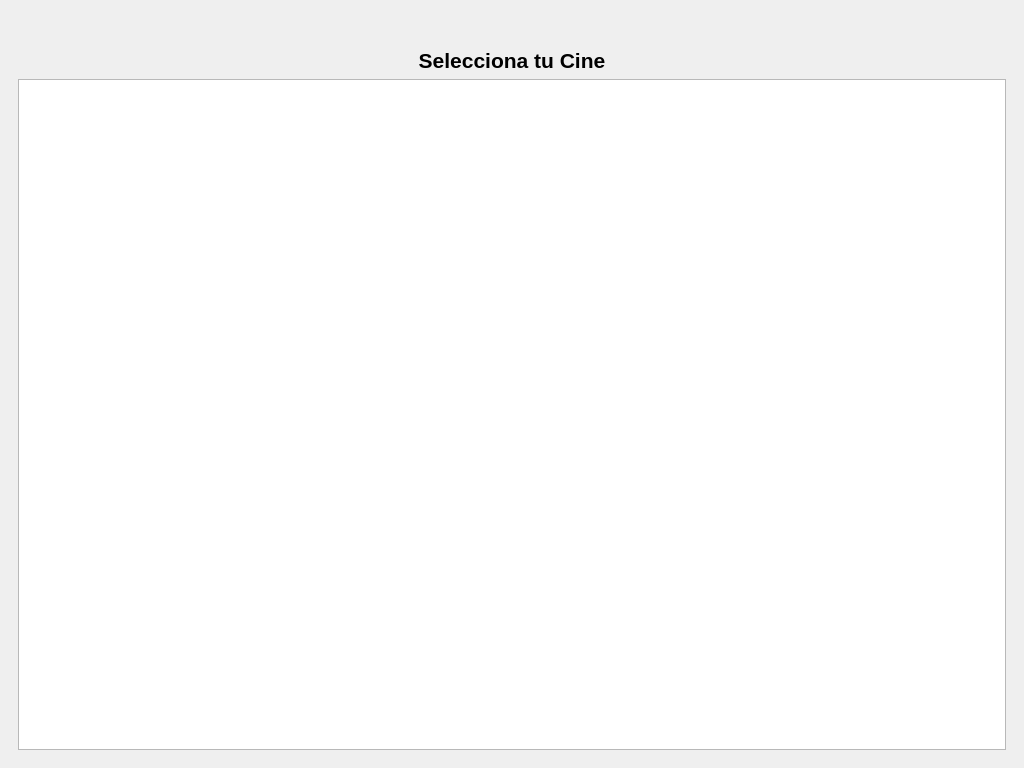
<?xml version="1.0" encoding="UTF-8"?>
<ui version="4.0">
 <class>MainWindow</class>
 <widget class="QMainWindow" name="MainWindow">
  <property name="geometry">
   <rect>
    <x>0</x>
    <y>0</y>
    <width>1024</width>
    <height>768</height>
   </rect>
  </property>
  <property name="windowTitle">
   <string>CineManager - Taquilla</string>
  </property>
  <widget class="QWidget" name="centralwidget">
   <layout class="QVBoxLayout" name="verticalLayout">
    <item>
     <layout class="QHBoxLayout" name="horizontalLayoutHeader">
      <property name="leftMargin">
       <number>10</number>
      </property>
      <property name="rightMargin">
       <number>10</number>
      </property>
      <property name="topMargin">
       <number>5</number>
      </property>
      <property name="bottomMargin">
       <number>5</number>
      </property>
      <item>
       <spacer name="spacerHeader">
        <property name="orientation">
         <enum>Qt::Horizontal</enum>
        </property>
        <property name="sizeHint" stdset="0">
         <size>
          <width>40</width>
          <height>20</height>
         </size>
        </property>
       </spacer>
      </item>
     </layout>
    </item>
    <item>
     <widget class="QStackedWidget" name="stackedWidget">
      <property name="currentIndex">
       <number>0</number>
      </property>
      
      <!-- PAGINA 0: SELECCION DE CINE -->
      <widget class="QWidget" name="pageCines">
       <layout class="QVBoxLayout" name="layoutCines">
        <item>
         <widget class="QLabel" name="labelCines">
          <property name="text">
           <string>Selecciona tu Cine</string>
          </property>
          <property name="font">
           <font>
            <pointsize>16</pointsize>
            <bold>true</bold>
           </font>
          </property>
          <property name="alignment">
           <set>Qt::AlignCenter</set>
          </property>
         </widget>
        </item>
        <item>
         <widget class="QListWidget" name="listaCines"/>
        </item>
       </layout>
      </widget>

      <!-- PAGINA 1: SELECCION DE PELICULA -->
      <widget class="QWidget" name="pagePeliculas">
       <layout class="QVBoxLayout" name="layoutPeliculas">
        <item>
         <layout class="QHBoxLayout" name="layoutHeaderPeliculas">
          <item>
           <widget class="QPushButton" name="botonAtrasPeliculas">
            <property name="text">
             <string>← Volver</string>
            </property>
            <property name="maximumSize">
             <size>
              <width>100</width>
              <height>16777215</height>
             </size>
            </property>
           </widget>
          </item>
          <item>
           <widget class="QLabel" name="labelPeliculas">
            <property name="text">
             <string>Explora la Cartelera</string>
            </property>
            <property name="font">
             <font>
              <pointsize>16</pointsize>
              <bold>true</bold>
             </font>
            </property>
            <property name="alignment">
             <set>Qt::AlignCenter</set>
            </property>
           </widget>
          </item>
          <item>
           <widget class="QLineEdit" name="inputBuscar">
            <property name="placeholderText">
             <string>Buscar película...</string>
            </property>
            <property name="maximumSize">
             <size>
              <width>220</width>
              <height>16777215</height>
             </size>
            </property>
           </widget>
          </item>
          <item>
           <widget class="QComboBox" name="comboGenero">
            <property name="maximumSize">
             <size>
              <width>150</width>
              <height>16777215</height>
             </size>
            </property>
           </widget>
          </item>
         </layout>
        </item>
        <item>
         <widget class="QLabel" name="labelNoResultados">
          <property name="text">
           <string>No se han encontrado películas que coincidan con la búsqueda.</string>
          </property>
          <property name="alignment">
           <set>Qt::AlignCenter</set>
          </property>
          <property name="styleSheet">
           <string>color: #abb2bf; font-size: 14px; font-weight: bold; margin-top: 100px;</string>
          </property>
         </widget>
        </item>
        <item>
         <widget class="QListWidget" name="listaPeliculas"/>
        </item>
       </layout>
      </widget>

      <!-- PAGINA 2: SELECCION DE SESION -->
      <widget class="QWidget" name="pageSesiones">
       <layout class="QVBoxLayout" name="layoutSesiones">
        <property name="spacing">
         <number>12</number>
        </property>
        <property name="leftMargin">
         <number>20</number>
        </property>
        <property name="topMargin">
         <number>14</number>
        </property>
        <property name="rightMargin">
         <number>20</number>
        </property>
        <property name="bottomMargin">
         <number>14</number>
        </property>
        <!-- Cabecera de Navegación -->
        <item>
         <layout class="QHBoxLayout" name="layoutHeaderSesiones">
          <item>
           <widget class="QPushButton" name="botonAtrasSesiones">
            <property name="text">
             <string>← Volver</string>
            </property>
            <property name="maximumSize">
             <size>
              <width>100</width>
              <height>16777215</height>
             </size>
            </property>
           </widget>
          </item>
          <item>
           <widget class="QLabel" name="labelSelectSession">
            <property name="text">
             <string>Selecciona una Sesión</string>
            </property>
            <property name="font">
             <font>
              <pointsize>16</pointsize>
              <bold>true</bold>
             </font>
            </property>
            <property name="alignment">
             <set>Qt::AlignCenter</set>
            </property>
           </widget>
          </item>
          <item>
           <spacer name="spacerHeaderSesiones">
            <property name="orientation">
             <enum>Qt::Horizontal</enum>
            </property>
            <property name="sizeHint" stdset="0">
             <size>
              <width>100</width>
              <height>20</height>
             </size>
            </property>
           </spacer>
          </item>
         </layout>
        </item>

        <!-- Cuerpo de Sesiones: Dos Columnas -->
        <item>
         <layout class="QHBoxLayout" name="layoutCuerpoSesiones">
          <property name="spacing">
           <number>20</number>
          </property>

          <!-- Columna Izquierda: Tarjeta Movie Details -->
          <item>
           <widget class="QFrame" name="columnaIzquierdaSesiones">
            <property name="frameShape">
             <enum>QFrame::StyledPanel</enum>
            </property>
            <property name="minimumSize">
             <size>
              <width>280</width>
              <height>0</height>
             </size>
            </property>
            <property name="maximumSize">
             <size>
              <width>320</width>
              <height>16777215</height>
             </size>
            </property>
            <layout class="QVBoxLayout" name="verticalLayoutIzquierdaSesiones">
             <property name="spacing">
              <number>10</number>
             </property>
             <property name="leftMargin">
              <number>16</number>
             </property>
             <property name="topMargin">
              <number>16</number>
             </property>
             <property name="rightMargin">
              <number>16</number>
             </property>
             <property name="bottomMargin">
              <number>16</number>
             </property>

             <!-- Poster centered -->
             <item>
              <widget class="QLabel" name="labelSesionPoster">
               <property name="text">
                <string>Póster</string>
               </property>
               <property name="scaledContents">
                <bool>true</bool>
               </property>
               <property name="alignment">
                <set>Qt::AlignCenter</set>
               </property>
               <property name="minimumSize">
                <size>
                 <width>220</width>
                 <height>300</height>
                </size>
               </property>
               <property name="maximumSize">
                <size>
                 <width>260</width>
                 <height>350</height>
                </size>
               </property>
              </widget>
             </item>

             <!-- Titulo Pelicula -->
             <item>
              <widget class="QLabel" name="labelSesionTitulo">
               <property name="text">
                <string>Título Película</string>
               </property>
               <property name="font">
                <font>
                 <pointsize>14</pointsize>
                 <bold>true</bold>
                </font>
               </property>
               <property name="alignment">
                <set>Qt::AlignCenter</set>
               </property>
               <property name="wordWrap">
                <bool>true</bool>
               </property>
              </widget>
             </item>

             <!-- Info (Genero y Duracion) -->
             <item>
              <widget class="QLabel" name="labelSesionInfo">
               <property name="text">
                <string>Género • Duración</string>
               </property>
               <property name="alignment">
                <set>Qt::AlignCenter</set>
               </property>
              </widget>
             </item>

             <!-- Badges de calidad -->
             <item>
              <widget class="QLabel" name="labelSesionBadges">
               <property name="text">
                <string>&lt;html&gt;&lt;body&gt;&lt;p align=&quot;center&quot;&gt;&lt;span style=&quot;background-color:#1E2232; color:#E5C07B; padding:3px 8px; border-radius:4px; font-size:10px; font-weight:bold;&quot;&gt;★ 4.8&lt;/span&gt; &amp;nbsp; &lt;span style=&quot;background-color:#1E2232; color:#61AFEF; padding:3px 8px; border-radius:4px; font-size:10px; font-weight:bold;&quot;&gt;DOLBY ATMOS&lt;/span&gt; &amp;nbsp; &lt;span style=&quot;background-color:#1E2232; color:#ABB2BF; padding:3px 8px; border-radius:4px; font-size:10px; font-weight:bold;&quot;&gt;4K LASER&lt;/span&gt;&lt;/p&gt;&lt;/body&gt;&lt;/html&gt;</string>
               </property>
               <property name="alignment">
                <set>Qt::AlignCenter</set>
               </property>
              </widget>
             </item>

             <!-- Descripcion de la experiencia -->
             <item>
              <widget class="QLabel" name="labelSesionDesc">
               <property name="text">
                <string>Disfruta de la mejor experiencia cinematográfica con sonido envolvente digital y butacas reclinables ergonómicas.</string>
               </property>
               <property name="wordWrap">
                <bool>true</bool>
               </property>
               <property name="alignment">
                <set>Qt::AlignCenter</set>
               </property>
               <property name="styleSheet">
                <string>color: #7F8497; font-size: 11px; margin-top: 4px;</string>
               </property>
              </widget>
             </item>

             <!-- Spacer at bottom para fijar los elementos arriba -->
             <item>
              <spacer name="verticalSpacerLeft">
               <property name="orientation">
                <enum>Qt::Vertical</enum>
               </property>
               <property name="sizeHint" stdset="0">
                <size>
                 <width>20</width>
                 <height>20</height>
                </size>
               </property>
              </spacer>
             </item>
            </layout>
           </widget>
          </item>

          <!-- Columna Derecha: Tarjeta de Sesiones y Horarios -->
          <item>
           <widget class="QFrame" name="columnaDerechaSesiones">
            <property name="frameShape">
             <enum>QFrame::StyledPanel</enum>
            </property>
            <layout class="QVBoxLayout" name="verticalLayoutDerechaSesiones">
             <property name="spacing">
              <number>12</number>
             </property>
             <property name="leftMargin">
              <number>20</number>
             </property>
             <property name="topMargin">
              <number>18</number>
             </property>
             <property name="rightMargin">
              <number>20</number>
             </property>
             <property name="bottomMargin">
              <number>18</number>
             </property>

             <!-- Titulo derecha -->
             <item>
              <widget class="QLabel" name="labelTituloHorarios">
               <property name="text">
                <string>Horarios Disponibles</string>
               </property>
               <property name="font">
                <font>
                 <pointsize>15</pointsize>
                 <bold>true</bold>
                </font>
               </property>
              </widget>
             </item>
             <item>
              <widget class="QLabel" name="labelSubtituloHorarios">
               <property name="text">
                <string>Selecciona una sesión para consultar el mapa de sala y elegir tus butacas en tiempo real.</string>
               </property>
               <property name="styleSheet">
                <string>color: #8C91A4; font-size: 12px;</string>
               </property>
              </widget>
             </item>

             <!-- Scroll Area de sesiones -->
             <item>
              <widget class="QScrollArea" name="scrollAreaSesiones">
               <property name="widgetResizable">
                <bool>true</bool>
               </property>
               <property name="frameShape">
                <enum>QFrame::NoFrame</enum>
               </property>
               <widget class="QWidget" name="scrollAreaWidgetContentsSesiones">
                <property name="geometry">
                 <rect>
                  <x>0</x>
                  <y>0</y>
                  <width>100</width>
                  <height>100</height>
                 </rect>
                </property>
               </widget>
              </widget>
             </item>

             <!-- Banner informativo inferior -->
             <item>
              <widget class="QFrame" name="frameInfoSesiones">
               <property name="styleSheet">
                <string>background-color: #161824; border: 1px solid #282C3E; border-radius: 10px; padding: 8px;</string>
               </property>
               <layout class="QHBoxLayout" name="layoutInfoSesiones">
                <property name="spacing">
                 <number>10</number>
                </property>
                <item>
                 <widget class="QLabel" name="infoIcon1">
                  <property name="text">
                   <string>&lt;html&gt;&lt;body&gt;&lt;p&gt;&lt;b style=&quot;color:#E5C07B;&quot;&gt;• Reserva Inmediata&lt;/b&gt;&lt;br/&gt;&lt;span style=&quot;color:#7F8497; font-size:10px;&quot;&gt;Bloqueo en tiempo real&lt;/span&gt;&lt;/p&gt;&lt;/body&gt;&lt;/html&gt;</string>
                  </property>
                 </widget>
                </item>
                <item>
                 <widget class="QLabel" name="infoIcon2">
                  <property name="text">
                   <string>&lt;html&gt;&lt;body&gt;&lt;p&gt;&lt;b style=&quot;color:#61AFEF;&quot;&gt;• Entrada Digital QR&lt;/b&gt;&lt;br/&gt;&lt;span style=&quot;color:#7F8497; font-size:10px;&quot;&gt;Acceso directo a sala&lt;/span&gt;&lt;/p&gt;&lt;/body&gt;&lt;/html&gt;</string>
                  </property>
                 </widget>
                </item>
                <item>
                 <widget class="QLabel" name="infoIcon3">
                  <property name="text">
                   <string>&lt;html&gt;&lt;body&gt;&lt;p&gt;&lt;b style=&quot;color:#10B981;&quot;&gt;• Tarifas Flexibles&lt;/b&gt;&lt;br/&gt;&lt;span style=&quot;color:#7F8497; font-size:10px;&quot;&gt;Adulto, Niño, Estudiante&lt;/span&gt;&lt;/p&gt;&lt;/body&gt;&lt;/html&gt;</string>
                  </property>
                 </widget>
                </item>
               </layout>
              </widget>
             </item>

            </layout>
           </widget>
          </item>

         </layout>
        </item>
       </layout>
      </widget>

      <!-- PAGINA 3: SELECCION DE ASIENTO (SALA) -->
      <widget class="QWidget" name="pageSala">
       <layout class="QVBoxLayout" name="layoutSala">
        <item>
         <layout class="QHBoxLayout" name="layoutHeaderSala">
          <item>
           <widget class="QPushButton" name="botonAtrasSala">
            <property name="text">
             <string>← Volver</string>
            </property>
            <property name="maximumSize">
             <size>
              <width>100</width>
              <height>16777215</height>
             </size>
            </property>
           </widget>
          </item>
          <item>
           <widget class="QLabel" name="labelSala">
            <property name="text">
             <string>Selecciona tus Asientos</string>
            </property>
            <property name="font">
             <font>
              <pointsize>16</pointsize>
              <bold>true</bold>
             </font>
            </property>
            <property name="alignment">
             <set>Qt::AlignCenter</set>
            </property>
           </widget>
          </item>
          <item>
           <spacer name="spacerHeaderSala">
            <property name="orientation">
             <enum>Qt::Horizontal</enum>
            </property>
            <property name="sizeHint" stdset="0">
             <size>
              <width>100</width>
              <height>20</height>
             </size>
            </property>
           </spacer>
          </item>
         </layout>
        </item>
        
        <item>
         <widget class="QLabel" name="labelPantalla">
          <property name="text">
           <string>PANTALLA</string>
          </property>
          <property name="font">
           <font>
            <bold>true</bold>
           </font>
          </property>
          <property name="alignment">
           <set>Qt::AlignCenter</set>
          </property>
         </widget>
        </item>

        <item>
         <layout class="QHBoxLayout" name="horizontalLayoutSala">
          <item>
           <spacer name="horizontalSpacerIzq">
            <property name="orientation">
             <enum>Qt::Horizontal</enum>
            </property>
           </spacer>
          </item>
          <item>
           <widget class="QWidget" name="containerSala" native="true">
            <property name="minimumSize">
             <size>
              <width>500</width>
              <height>350</height>
             </size>
            </property>
           </widget>
          </item>
          <item>
           <spacer name="horizontalSpacerDer">
            <property name="orientation">
             <enum>Qt::Horizontal</enum>
            </property>
           </spacer>
          </item>
         </layout>
        </item>

        <item>
         <widget class="QWidget" name="leyendaSala" native="true">
          <layout class="QHBoxLayout" name="layoutLeyenda">
           <property name="spacing">
            <number>18</number>
           </property>
           <item>
            <widget class="QLabel" name="labelLeyendaLibre">
             <property name="text">
              <string>&lt;html&gt;&lt;head/&gt;&lt;body&gt;&lt;p&gt;&lt;span style=&quot;color:#10B981;&quot;&gt;■&lt;/span&gt; Libre&lt;/p&gt;&lt;/body&gt;&lt;/html&gt;</string>
             </property>
            </widget>
           </item>
           <item>
            <widget class="QLabel" name="labelLeyendaOcupada">
             <property name="text">
              <string>&lt;html&gt;&lt;head/&gt;&lt;body&gt;&lt;p&gt;&lt;span style=&quot;color:#EF4444;&quot;&gt;■&lt;/span&gt; Ocupada&lt;/p&gt;&lt;/body&gt;&lt;/html&gt;</string>
             </property>
            </widget>
           </item>
           <item>
            <widget class="QLabel" name="labelLeyendaSeleccionada">
             <property name="text">
              <string>&lt;html&gt;&lt;head/&gt;&lt;body&gt;&lt;p&gt;&lt;span style=&quot;color:#E5C07B;&quot;&gt;■&lt;/span&gt; Tu Selección&lt;/p&gt;&lt;/body&gt;&lt;/html&gt;</string>
             </property>
            </widget>
           </item>
           <item>
            <spacer name="spacerLeyenda">
             <property name="orientation">
              <enum>Qt::Horizontal</enum>
             </property>
             <property name="sizeHint" stdset="0">
              <size>
               <width>40</width>
               <height>20</height>
              </size>
             </property>
            </spacer>
           </item>
           <item>
            <widget class="QLabel" name="labelPrecioTotal">
             <property name="text">
              <string>Total: 0.00 €</string>
             </property>
             <property name="font">
              <font>
               <bold>true</bold>
              </font>
             </property>
             <property name="alignment">
              <set>Qt::AlignRight|Qt::AlignVCenter</set>
             </property>
            </widget>
           </item>
           <item>
            <widget class="QPushButton" name="botonConfirmar">
             <property name="text">
              <string>Confirmar Compra</string>
             </property>
             <property name="minimumSize">
              <size>
               <width>175</width>
               <height>36</height>
              </size>
             </property>
             <property name="maximumSize">
              <size>
               <width>220</width>
               <height>16777215</height>
              </size>
             </property>
            </widget>
           </item>
          </layout>
         </widget>
        </item>
       </layout>
      </widget>

      <!-- PAGINA 4: TICKET DE COMPRA -->
      <widget class="QWidget" name="pageTicket">
       <layout class="QVBoxLayout" name="layoutTicket">
        <property name="spacing">
         <number>16</number>
        </property>
        <property name="leftMargin">
         <number>30</number>
        </property>
        <property name="topMargin">
         <number>20</number>
        </property>
        <property name="rightMargin">
         <number>30</number>
        </property>
        <property name="bottomMargin">
         <number>20</number>
        </property>

        <!-- Titulo de Exito con Badge -->
        <item>
         <widget class="QLabel" name="labelTicketExito">
          <property name="text">
           <string>¡Compra Realizada con Éxito!</string>
          </property>
          <property name="font">
           <font>
            <pointsize>18</pointsize>
            <bold>true</bold>
           </font>
          </property>
          <property name="alignment">
           <set>Qt::AlignCenter</set>
          </property>
          <property name="maximumSize">
           <size>
            <width>16777215</width>
            <height>40</height>
           </size>
          </property>
         </widget>
        </item>

        <!-- Contenedor Horizontal Centrado del Ticket -->
        <item>
         <layout class="QHBoxLayout" name="layoutTicketHorizontal">
          <item>
           <spacer name="spacerTicketIzq">
            <property name="orientation">
             <enum>Qt::Horizontal</enum>
            </property>
           </spacer>
          </item>

          <!-- Tarjeta VIP Ticket de Entrada -->
          <item>
           <widget class="QFrame" name="frameTicket">
            <property name="frameShape">
             <enum>QFrame::StyledPanel</enum>
            </property>
            <property name="minimumSize">
             <size>
              <width>750</width>
              <height>400</height>
             </size>
            </property>
            <property name="maximumSize">
             <size>
              <width>840</width>
              <height>460</height>
             </size>
            </property>
            <layout class="QHBoxLayout" name="layoutInsideTicket">
             <property name="spacing">
              <number>24</number>
             </property>
             <property name="leftMargin">
              <number>24</number>
             </property>
             <property name="topMargin">
              <number>20</number>
             </property>
             <property name="rightMargin">
              <number>24</number>
             </property>
             <property name="bottomMargin">
              <number>20</number>
             </property>

             <!-- Columna QR Centrado y Ampliado -->
             <item>
              <widget class="QWidget" name="widgetTicketQR" native="true">
               <property name="minimumSize">
                <size>
                 <width>270</width>
                 <height>340</height>
                </size>
               </property>
               <property name="maximumSize">
                <size>
                 <width>290</width>
                 <height>360</height>
                </size>
               </property>
               <layout class="QVBoxLayout" name="layoutQRColumna">
                <property name="spacing">
                 <number>10</number>
                </property>
                <property name="leftMargin">
                 <number>0</number>
                </property>
                <property name="topMargin">
                 <number>0</number>
                </property>
                <property name="rightMargin">
                 <number>0</number>
                </property>
                <property name="bottomMargin">
                 <number>0</number>
                </property>
                <item>
                 <widget class="QLabel" name="labelQR">
                  <property name="text">
                   <string>[ CÓDIGO QR ]</string>
                  </property>
                  <property name="minimumSize">
                   <size>
                    <width>240</width>
                    <height>240</height>
                   </size>
                  </property>
                  <property name="maximumSize">
                   <size>
                    <width>240</width>
                    <height>240</height>
                   </size>
                  </property>
                  <property name="alignment">
                   <set>Qt::AlignCenter</set>
                  </property>
                 </widget>
                </item>
                <item>
                 <widget class="QLabel" name="labelQRInstruccion">
                  <property name="text">
                   <string>&lt;html&gt;&lt;body&gt;&lt;p align=&quot;center&quot;&gt;&lt;b style=&quot;color:#E5C07B; font-size:10px; letter-spacing:1px;&quot;&gt;ACCESO DIGITAL DIRECTO&lt;/b&gt;&lt;br/&gt;&lt;span style=&quot;color:#8C91A4; font-size:10px;&quot;&gt;Presenta este código en el torno de la sala&lt;/span&gt;&lt;/p&gt;&lt;/body&gt;&lt;/html&gt;</string>
                  </property>
                  <property name="alignment">
                   <set>Qt::AlignCenter</set>
                  </property>
                  <property name="wordWrap">
                   <bool>true</bool>
                  </property>
                 </widget>
                </item>
               </layout>
              </widget>
             </item>

             <!-- Linea divisoria vertical punteada / hundida -->
             <item>
              <widget class="QFrame" name="lineaDivisoria">
               <property name="frameShape">
                <enum>QFrame::VLine</enum>
               </property>
               <property name="frameShadow">
                <enum>QFrame::Sunken</enum>
               </property>
              </widget>
             </item>

             <!-- Columna Detalles de la Compra -->
             <item>
              <widget class="QLabel" name="labelTicketDetalles">
               <property name="text">
                <string>Detalles de la compra...</string>
               </property>
               <property name="alignment">
                <set>Qt::AlignLeft|Qt::AlignVCenter</set>
               </property>
               <property name="wordWrap">
                <bool>true</bool>
               </property>
              </widget>
             </item>
            </layout>
           </widget>
          </item>

          <item>
           <spacer name="spacerTicketDer">
            <property name="orientation">
             <enum>Qt::Horizontal</enum>
            </property>
           </spacer>
          </item>
         </layout>
        </item>

        <!-- Boton volver al inicio -->
        <item>
         <layout class="QHBoxLayout" name="layoutBotonInicio">
          <item>
           <spacer name="spacerBotonIzq">
            <property name="orientation">
             <enum>Qt::Horizontal</enum>
            </property>
           </spacer>
          </item>
          <item>
           <widget class="QPushButton" name="botonInicio">
            <property name="text">
             <string>Volver al Inicio</string>
            </property>
            <property name="minimumSize">
             <size>
              <width>240</width>
              <height>42</height>
             </size>
            </property>
           </widget>
          </item>
          <item>
           <spacer name="spacerBotonDer">
            <property name="orientation">
             <enum>Qt::Horizontal</enum>
            </property>
           </spacer>
          </item>
         </layout>
        </item>

        <!-- Espaciador inferior para centrar armónicamente -->
        <item>
         <spacer name="verticalSpacerTicketBottom">
          <property name="orientation">
           <enum>Qt::Vertical</enum>
          </property>
          <property name="sizeHint" stdset="0">
           <size>
            <width>20</width>
            <height>20</height>
           </size>
          </property>
         </spacer>
        </item>

       </layout>
      </widget>
      
     </widget>
    </item>
   </layout>
  </widget>
 </widget>
 <resources/>
 <connections/>
</ui>
